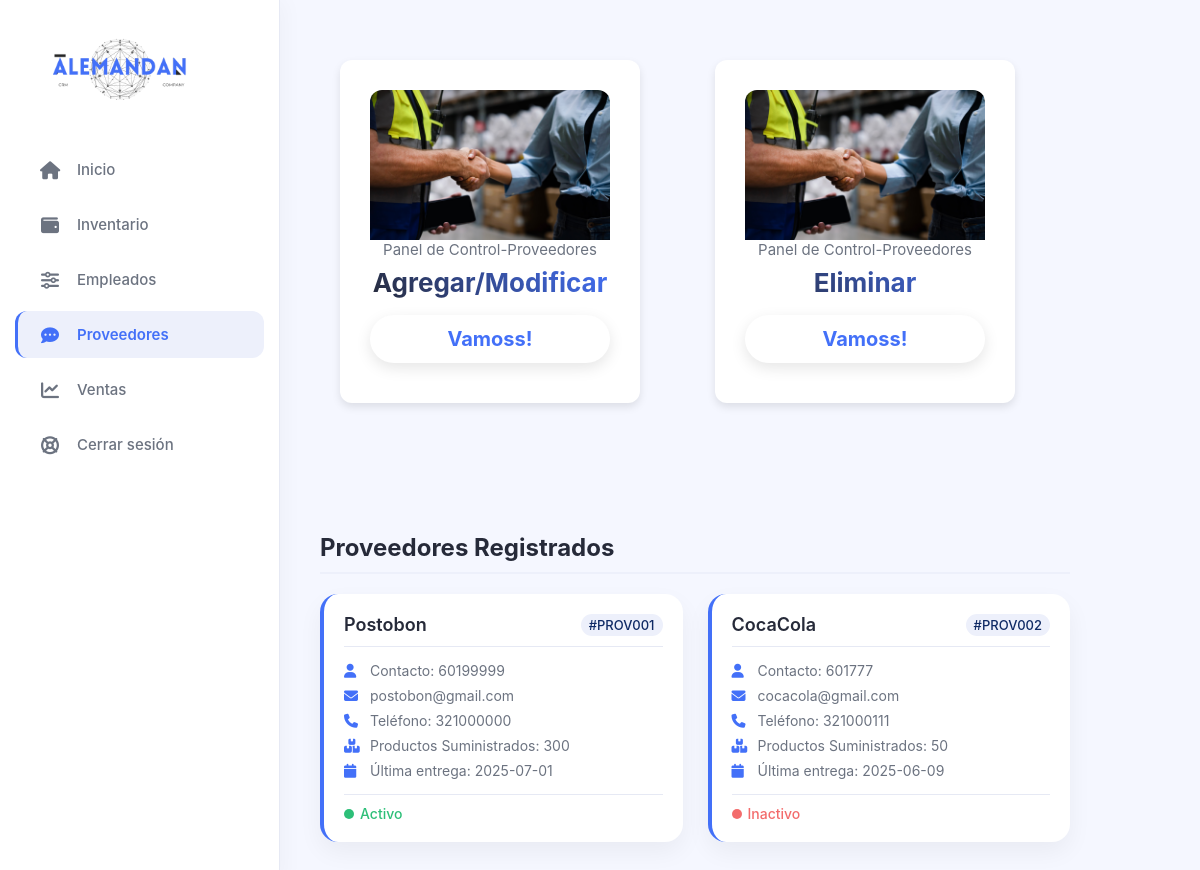
/NewAlemandan/roles/administrador/actividades/proveedores.php, run on the app's committed database.
### tables this page shows
CREATE TABLE `proveedores` (
  `id` int(11) NOT NULL,
  `nombre` varchar(255) NOT NULL,
  `contacto` varchar(255) DEFAULT NULL,
  `correo` varchar(255) DEFAULT NULL,
  `telefono` varchar(50) DEFAULT NULL,
  `productos` int(11) DEFAULT NULL,
  `ultima_entrega` date DEFAULT NULL,
  `estado` enum('Activo','Inactivo') DEFAULT 'Activo',
  `productos_suministrados` int(11) DEFAULT 0
);

### NewAlemandan/roles/administrador/actividades/proveedores.php (the view, shortened to what this page needs)
<?php
require_once("../../../includes/db.php");
$stmt = $conexion->prepare("SELECT * FROM proveedores");
$stmt->execute();
$proveedores = $stmt->fetchAll(PDO::FETCH_ASSOC);
?>
<!DOCTYPE html>
<html lang="es">
<head>
    <link rel="stylesheet" href="/assets/css/proveedores.css" />
    <link rel="stylesheet" href="https://cdnjs.cloudflare.com/ajax/libs/font-awesome/6.4.0/css/all.min.css" />
</head>
<body>
    <div class="sidebar">
        <div class="logo">
            <img src="/assets/img/Alogo2.png" class="left-img" alt="Logo Alemandan" width="180px">
        </div>
        <div class="nav-menu">
            <a href="/roles/administrador/dashboard_admin.php" class="nav-item">
                <i class="fas fa-home"></i>
                <span>Inicio</span>
            </a>
            <a href="/roles/administrador/actividades/inventario.php" class="nav-item">
                <i class="fas fa-wallet"></i>
                <span>Inventario</span>
            </a>
            <a href="/roles/administrador/actividades/empleados.php" class="nav-item">
                <i class="fas fa-sliders-h"></i>
                <span>Empleados</span>
            </a>
            <a href="/roles/administrador/actividades/proveedores.php" class="nav-item active">
                <i class="fas fa-comment-dots"></i>
                <span>Proveedores</span>
            </a>
            <a href="/roles/administrador/actividades/ventas.php" class="nav-item">
                <i class="fas fa-chart-line"></i>
                <span>Ventas</span>
            </a>
            <a href="/main pages/index.php" class="nav-item">
                <i class="fas fa-life-ring"></i>
                <span>Cerrar sesión</span>
            </a>
        </div>
    </div>
    <div class="main-content">
        <div class="dashboard-container">
            <div class="dashboard-main">
                <div class="transfer-cards">
                    <div class="transfer-card">
                        <img src="/assets/img/editar2.jpg" alt="Editar Proveedor" class="card-img">
                        <p class="card-title">Panel de Control-Proveedores</p>
                        <h2 class="card-amount"> Agregar/Modificar </h2>
                        <a href="/forms/agregar_proveedor.php" class="editar-btn">Vamoss!</a>
                    </div>
                    <div class="transfer-card">
                        <img src="/assets/img/editar2.jpg" alt="Eliminar Proveedor" class="card-img">
                        <p class="card-title">Panel de Control-Proveedores</p>
                        <h2 class="card-amount"> Eliminar </h2>
                        <a href="/forms/eliminar_proveedor.php" class="editar-btn">Vamoss!</a>
                    </div>
                </div>
                <div class="suppliers-section">
                    <h2 class="section-title">Proveedores Registrados</h2>
                    <div class="suppliers-container">
                        <?php foreach ($proveedores as $prov): ?>
                            <div class="supplier-card">
                                <div class="supplier-header">
                                    <h3 class="supplier-name"><?= htmlspecialchars($prov['nombre']) ?></h3>
                                    <span class="supplier-id">#PROV<?= str_pad($prov['id'], 3, '0', STR_PAD_LEFT) ?></span>
                                </div>
                                <div class="supplier-details">
                                    <p><i class="fas fa-user"></i> Contacto: <?= htmlspecialchars($prov['contacto']) ?></p>
                                    <p><i class="fas fa-envelope"></i> <?= htmlspecialchars($prov['correo']) ?></p>
                                    <p><i class="fas fa-phone"></i> Teléfono: <?= htmlspecialchars($prov['telefono']) ?></p>
                                    <p><i class="fas fa-boxes"></i> Productos Suministrados: <?= htmlspecialchars($prov['productos_suministrados']) ?></p>
                                    <p><i class="fas fa-calendar"></i> Última entrega: <?= htmlspecialchars($prov['ultima_entrega']) ?></p>
                                </div>
                                <div class="supplier-status">
                                    <div class="status-indicator <?= $prov['estado'] === 'Activo' ? 'active' : 'inactive' ?>">
                                        <div class="status-dot <?= $prov['estado'] === 'Activo' ? 'active' : 'inactive' ?>"></div>
                                        <span><?= $prov['estado'] ?></span>
                                    </div>
                                </div>
                            </div>
                        <?php endforeach; ?>
                    </div>
                </div>
            </div>
        </div>
    </div>
</body>
</html>

### data on the page
proveedores: nombre "Postobon", id "001", contacto "60199999", correo "postobon@gmail.com", telefono "321000000", productos_suministrados "300", ultima_entrega "2025-07-01", estado "Activo"
proveedores: nombre "CocaCola", id "002", contacto "601777", correo "cocacola@gmail.com", telefono "321000111", productos_suministrados "50", ultima_entrega "2025-06-09", estado "Inactivo"
